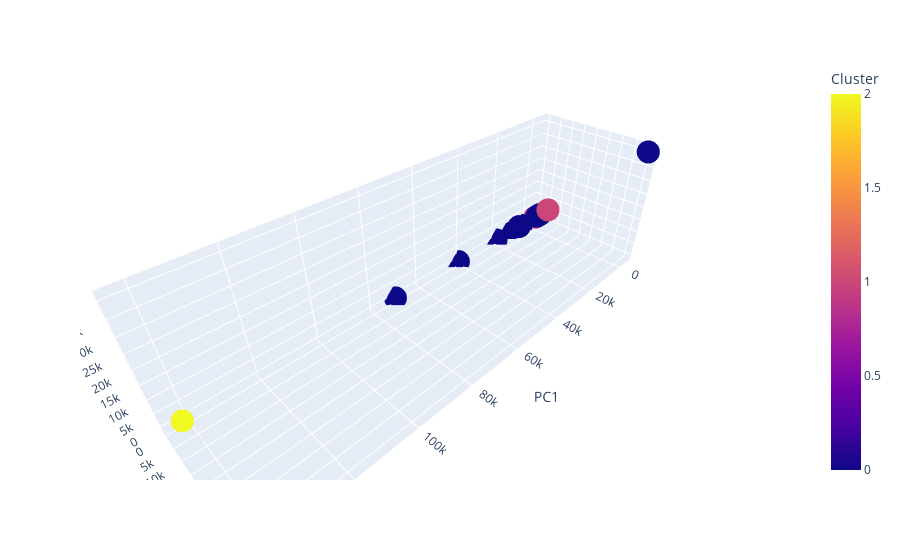

The cell this chart's notebook holds for it:
### Code cell
# Create an interactive scatter plot using plotly
fig = px.scatter_3d(df_pivoted, x='PC1', y='PC2',z='PC3', color='Cluster')
fig.update_layout(showlegend=True)

# Show the interactive plot
fig.show()

### Figure 1 — Plotly figure (JSON) as saved in the notebook; plotly's stock layout.template omitted (floating-point values rounded to 4 significant figures; data arrays with more than 128 entries replaced by an {"elided": "..."} marker saying what was removed)
{"data": [{"hovertemplate": "PC1=%{x}<br>PC2=%{y}<br>PC3=%{z}<br>Cluster=%{marker.color}<extra></extra>", "legendgroup": "", "marker": {"color": {"elided": "138 int values"}, "coloraxis": "coloraxis", "symbol": "circle"}, "mode": "markers", "name": "", "scene": "scene", "showlegend": false, "type": "scatter3d", "x": {"elided": "138 float values"}, "y": {"elided": "138 float values"}, "z": {"elided": "138 float values"}}], "layout": {"coloraxis": {"colorbar": {"title": {"text": "Cluster"}}, "colorscale": [[0, "#0d0887"], [0.1111, "#46039f"], [0.2222, "#7201a8"], [0.3333, "#9c179e"], [0.4444, "#bd3786"], [0.5556, "#d8576b"], [0.6667, "#ed7953"], [0.7778, "#fb9f3a"], [0.8889, "#fdca26"], [1, "#f0f921"]]}, "legend": {"tracegroupgap": 0}, "margin": {"t": 60}, "scene": {"domain": {"x": [0, 1], "y": [0, 1]}, "xaxis": {"title": {"text": "PC1"}}, "yaxis": {"title": {"text": "PC2"}}, "zaxis": {"title": {"text": "PC3"}}}, "showlegend": true}}
